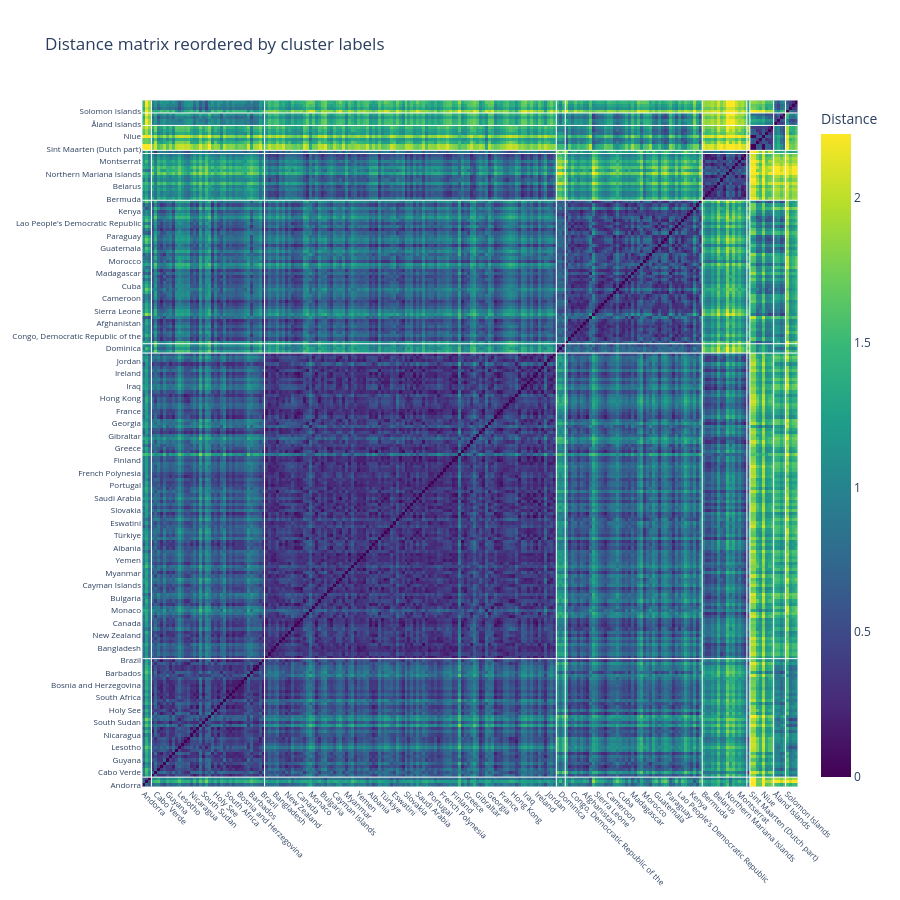

This figure's notebook cell:
### Code cell
fig = go.Figure(
    data=go.Heatmap(
        z=D_ordered,
        x=names_ordered,
        y=names_ordered,
        colorscale="Viridis",
        colorbar=dict(title="Distance"),
        hovertemplate="Row: %{y}<br>Col: %{x}<br>Dist: %{z:.3f}<extra></extra>"
    )
)

fig.update_layout(
    title="Distance matrix reordered by cluster labels",
    xaxis=dict(
        tickangle=45,
        tickfont=dict(size=8),
        automargin=True
    ),
    yaxis=dict(
        tickfont=dict(size=8),
        automargin=True
    ),
    width=900,
    height=900
)
# cluster boundaries
changes = np.where(np.diff(labels_ordered) != 0)[0] + 1

for c in changes:
    fig.add_shape(
        type="line",
        x0=-0.5, x1=len(names_ordered)-0.5,
        y0=c-0.5, y1=c-0.5,
        line=dict(color="white", width=1)
    )
    fig.add_shape(
        type="line",
        x0=c-0.5, x1=c-0.5,
        y0=-0.5, y1=len(names_ordered)-0.5,
        line=dict(color="white", width=1)
    )

fig.show()

### Figure 1 — Plotly figure (JSON) as saved in the notebook; plotly's stock layout.template omitted (floating-point values rounded to 4 significant figures; data arrays with more than 128 entries replaced by an {"elided": "..."} marker saying what was removed)
{"data": [{"colorbar": {"title": {"text": "Distance"}}, "colorscale": [[0.0, "#440154"], [0.1111, "#482878"], [0.2222, "#3e4989"], [0.3333, "#31688e"], [0.4444, "#26828e"], [0.5556, "#1f9e89"], [0.6667, "#35b779"], [0.7778, "#6ece58"], [0.8889, "#b5de2b"], [1.0, "#fde725"]], "hovertemplate": "Row: %{y}<br>Col: %{x}<br>Dist: %{z:.3f}<extra></extra>", "x": {"elided": "220 str values"}, "y": {"elided": "220 str values"}, "z": {"elided": "220x220 float values"}, "type": "heatmap"}], "layout": {"xaxis": {"tickfont": {"size": 8}, "tickangle": 45, "automargin": true}, "yaxis": {"tickfont": {"size": 8}, "automargin": true}, "title": {"text": "Distance matrix reordered by cluster labels"}, "width": 900, "height": 900, "shapes": [{"line": {"color": "white", "width": 1}, "type": "line", "x0": -0.5, "x1": 219.5, "y0": 2.5, "y1": 2.5}, {"line": {"color": "white", "width": 1}, "type": "line", "x0": 2.5, "x1": 2.5, "y0": -0.5, "y1": 219.5}, {"line": {"color": "white", "width": 1}, "type": "line", "x0": -0.5, "x1": 219.5, "y0": 40.5, "y1": 40.5}, {"line": {"color": "white", "width": 1}, "type": "line", "x0": 40.5, "x1": 40.5, "y0": -0.5, "y1": 219.5}, {"line": {"color": "white", "width": 1}, "type": "line", "x0": -0.5, "x1": 219.5, "y0": 138.5, "y1": 138.5}, {"line": {"color": "white", "width": 1}, "type": "line", "x0": 138.5, "x1": 138.5, "y0": -0.5, "y1": 219.5}, {"line": {"color": "white", "width": 1}, "type": "line", "x0": -0.5, "x1": 219.5, "y0": 141.5, "y1": 141.5}, {"line": {"color": "white", "width": 1}, "type": "line", "x0": 141.5, "x1": 141.5, "y0": -0.5, "y1": 219.5}, {"line": {"color": "white", "width": 1}, "type": "line", "x0": -0.5, "x1": 219.5, "y0": 187.5, "y1": 187.5}, {"line": {"color": "white", "width": 1}, "type": "line", "x0": 187.5, "x1": 187.5, "y0": -0.5, "y1": 219.5}, {"line": {"color": "white", "width": 1}, "type": "line", "x0": -0.5, "x1": 219.5, "y0": 202.5, "y1": 202.5}, {"line": {"color": "white", "width": 1}, "type": "line", "x0": 202.5, "x1": 202.5, "y0": -0.5, "y1": 219.5}, {"line": {"color": "white", "width": 1}, "type": "line", "x0": -0.5, "x1": 219.5, "y0": 203.5, "y1": 203.5}, {"line": {"color": "white", "width": 1}, "type": "line", "x0": 203.5, "x1": 203.5, "y0": -0.5, "y1": 219.5}, {"line": {"color": "white", "width": 1}, "type": "line", "x0": -0.5, "x1": 219.5, "y0": 211.5, "y1": 211.5}, {"line": {"color": "white", "width": 1}, "type": "line", "x0": 211.5, "x1": 211.5, "y0": -0.5, "y1": 219.5}, {"line": {"color": "white", "width": 1}, "type": "line", "x0": -0.5, "x1": 219.5, "y0": 215.5, "y1": 215.5}, {"line": {"color": "white", "width": 1}, "type": "line", "x0": 215.5, "x1": 215.5, "y0": -0.5, "y1": 219.5}]}}
